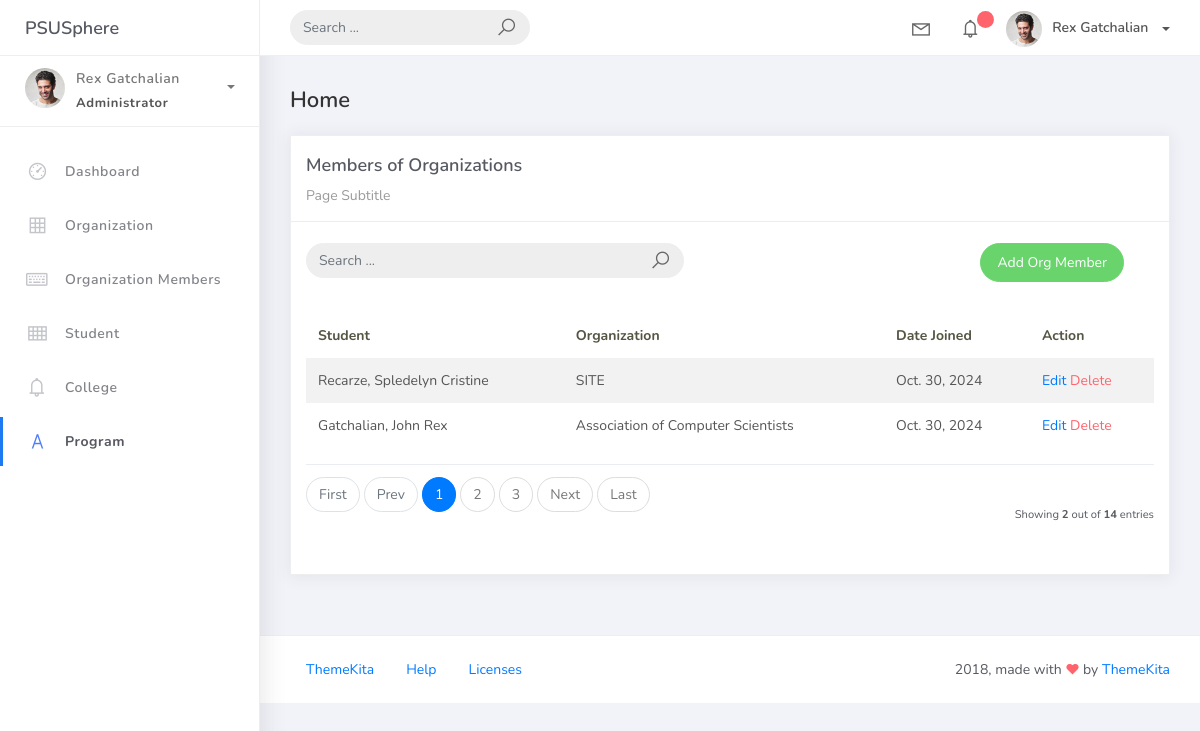
Page /org_mem/ on the committed database.
### psusphere/models.py (models this page shows, shortened)
class BaseModel(models.Model):
    created_at = models.DateTimeField(auto_now_add=True, db_index=True)
    updated_at = models.DateTimeField(auto_now=True)
    class Meta:
        abstract = True

class OrgMember(BaseModel):
    student = models.ForeignKey(Student, on_delete=models.CASCADE)
    organization = models.ForeignKey(Organization, on_delete=models.CASCADE)
    date_joined = models.DateField()

class Student(BaseModel):
    student_id = models.CharField(max_length=15)
    lastname = models.CharField(max_length=25)
    firstname = models.CharField(max_length=25)
    middlename = models.CharField(max_length=25, blank=True, null=True)
    program = models.ForeignKey(Program, on_delete=models.CASCADE)
    college = models.ForeignKey(College, on_delete=models.CASCADE, default=1)
    def __str__(self):
        return f"{self.lastname}, {self.firstname}"

class Organization(BaseModel):
    name = models.CharField(max_length=250)
    college = models.ForeignKey(College, null=True, blank=True, on_delete=models.CASCADE)
    description = models.CharField(max_length=500)
    def __str__(self):
        return self.name

### psusphere/views.py (the view)
# urls.py: path('org_mem/', OrgMemberList.as_view(), name="org_mem"),
class OrgMemberList(ListView):
    model = OrgMember
    context_object_name = "org_mem"
    template_name = "orgmember/org_mem.html"
    paginate_by = 2
    def get_queryset(self, *args, **kwargs):
        qs = super(OrgMemberList, self).get_queryset(*args, **kwargs)
        if self.request.GET.get('q') != None:
            query = self.request.GET.get('q')
            qs = qs.filter(
                Q(organization__name__icontains=query)|
                Q(date_joined__icontains=query)
                )
        return qs

### projectsite/templates/orgmember/org_mem.html (shortened to what this page needs)
{% extends 'base.html' %}
{% load static %}
{% block content %}
<div class="content">
    <div class="container-fluid">
        <h4 class="page-title">Home</h4>
        <div class="row">
            <div class="col-md-12">
                <div class="card">
                    <div class="card-header">
                        <div class="card-title">Members of Organizations</div>
                        <div class="card-category">Page Subtitle</div>
                    </div>
                    <br>
                    <div class="col-md-12 row">
                        <div class="col-md-6">
                            <form class="navbar-left navbar-form nav-search mr-md-3" action="{% url 'org_mem' %}">
                                <div class="input-group">
                                    <input type="text" placeholder="Search ..." class="form-control" name="q" value="{{request.GET.q}}"/>
                                    <div class="input-group-append">
                                        <span class="input-group-text">
                                            <i class="la la-search search-icon"></i>
                                        </span>
                                    </div>
                                </div>
                            </form>
                        </div>
                        <div class="col-md-6">
                            <div class="pull-right">
                                <a href="{% url 'orgmem_add' %}" class="btn btn-success btn-rounded">Add Org Member</a>
                            </div>
                        </div>
                </div>
                    <div class="card-body">
                        <table class="table table-striped mt-3">
                            <thead>
                                <tr>
                                    <th scope="col">Student</th>
                                    <th scope="col">Organization</th>
                                    <th scope="col">Date Joined</th>
                                    <th scope="col">Action</th>
                                </tr>
                            </thead>
                            <tbody>
                                {% for object in object_list %}
                                    <tr>
                                        <td>{{ object.student }}</td>
                                        <td>{{ object.organization }}</td>
                                        <td>{{ object.date_joined }}</td>
                                        <td><a href="{% url 'orgmem_edit' object.id %}">Edit</a>
                                            <a href="{% url 'orgmem_del' object.id %}" class="text-danger">Delete</a>
                                        </td>
                                    </tr>
                                {% endfor %}
                            </tbody>
                        </table>
                        {% include 'includes/pagination.html' %}
                    </div>
                </div>
            </div>
        </div>
    </div>
</div>
{% endblock %}

### rows in the picture
OrgMember: student "Recarze, Spledelyn Cristine", organization "SITE", date_joined "Oct. 30, 2024"
OrgMember: student "Gatchalian, John Rex", organization "Association of Computer Scientists", date_joined "Oct. 30, 2024"

### other values in the picture
{{ page_num }} "1"
{{ page_num }} "2" "3"
{{ object_list.count }} "2"
{{ paginator.count }} "14"
